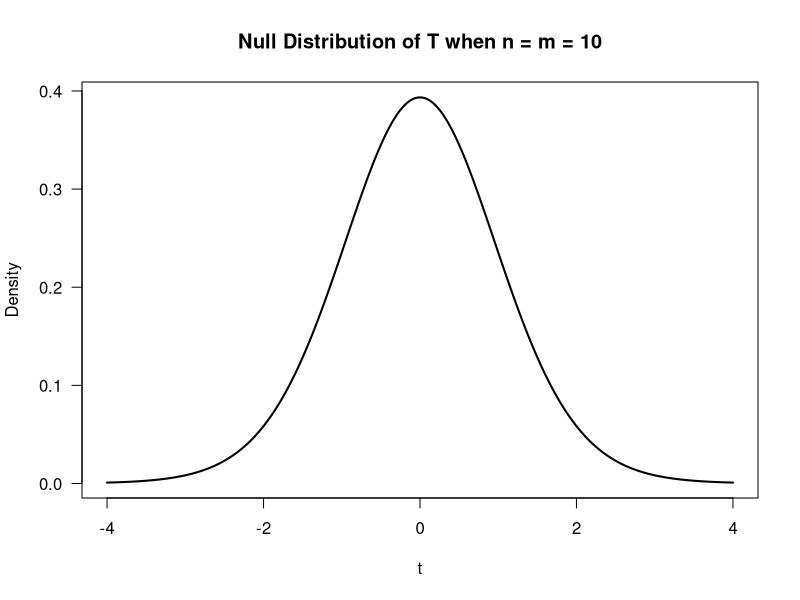
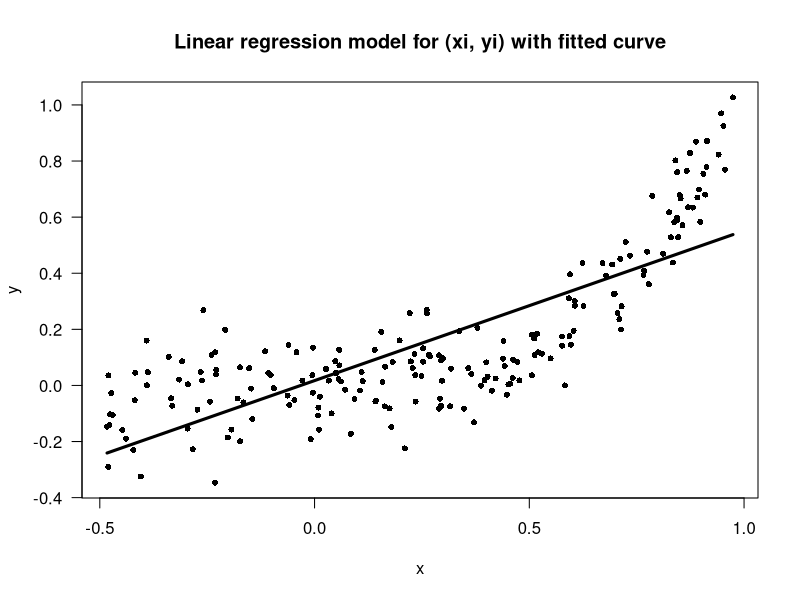
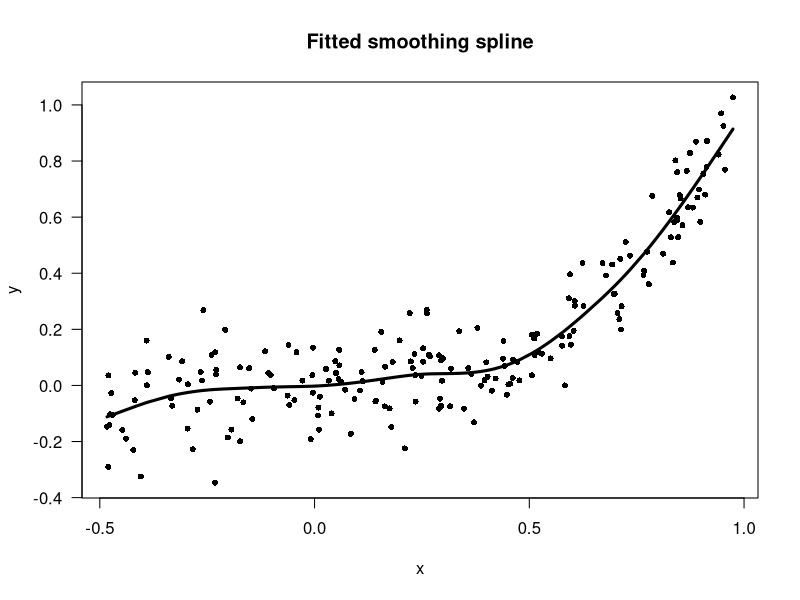

Here is the R script that generated these plots, in order:
## ---- chunk 1
xgrid <- seq(-4,4, length.out=500)
yy <- dt(xgrid, df=18)
plot(xgrid, yy, type="n", ylab="Density", xlab="t", main="Null Distribution of T when n = m = 10", las=1)
lines(xgrid, yy, lwd=2)
## ---- chunk 2
xx <- runif(200, min=-1/2, max=1)
yy <- xx^3 + .1*rnorm(200)
lm.unif <- lm(yy ~ xx)
plot(xx, yy, xlab="x", ylab="y", type="n", las=1, main="Linear regression model for (xi, yi) with fitted curve")
points(xx, yy, pch=16, cex=.8)
lines(xx, lm.unif$coef[1] + lm.unif$coef[2]*xx, lwd=3)
## ---- chunk 3
sspl <- smooth.spline(xx, yy)
plot(xx, yy, xlab="x", ylab="y", type="n", las=1, main="Fitted smoothing spline")
points(xx, yy, pch=16, cex=.8)
lines(sspl$x, sspl$y, lwd=3)
